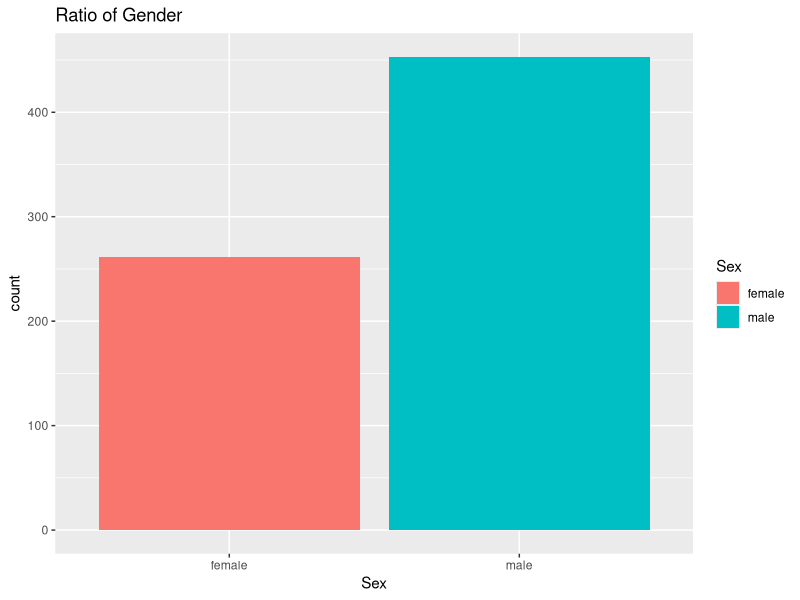

The R script that drew this image:
## ---- chunk 1

library('ggplot2')
library('knitr')

Tan <- read.csv("Titanic.csv", header = TRUE, sep = ",", dec = ".")

## ---- chunk 2
ggplot(Tan) +
  geom_bar(aes(x = Sex, fill = Sex)) + 
             labs(title = "Ratio of Gender")
 

